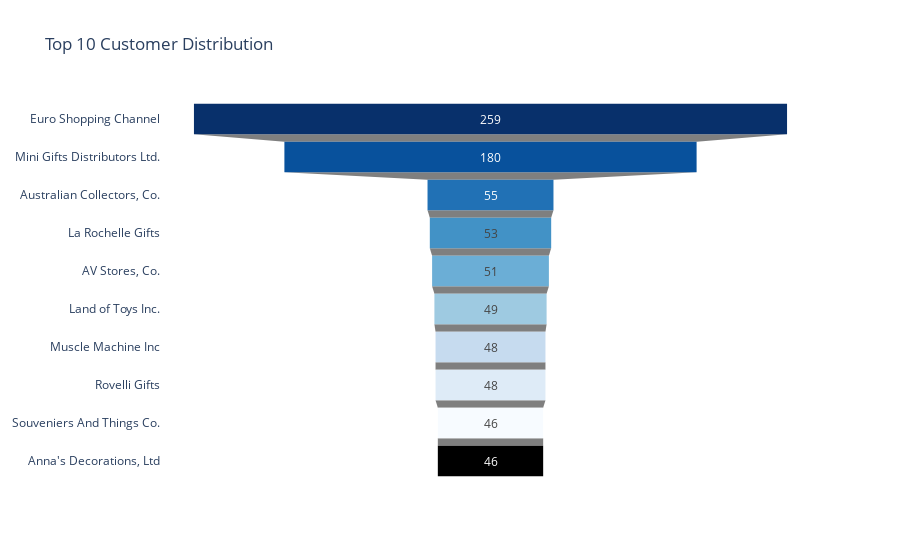

Notebook cell for this chart:
### Code cell
#Top 10 Customer
top10customer = cars_df.sort_values(by="SALES", ascending = False).head(5)
top10customer = cars_df['CUSTOMERNAME'].value_counts()[:10]
fig = go.Figure(go.Funnel(  y=top10customer.index, x=top10customer.values,
    textinfo='value', marker={'color': px.colors.sequential.Blues_r}))
fig.update_layout(title_text='Top 10 Customer Distribution', template='plotly_white')
fig.show()

### Figure 1 — Plotly figure (JSON) as saved in the notebook; plotly's stock layout.template omitted (floating-point values rounded to 4 significant figures)
{"data": [{"marker": {"color": ["rgb(8,48,107)", "rgb(8,81,156)", "rgb(33,113,181)", "rgb(66,146,198)", "rgb(107,174,214)", "rgb(158,202,225)", "rgb(198,219,239)", "rgb(222,235,247)", "rgb(247,251,255)"]}, "textinfo": "value", "type": "funnel", "x": [259, 180, 55, 53, 51, 49, 48, 48, 46, 46], "y": ["Euro Shopping Channel", "Mini Gifts Distributors Ltd.", "Australian Collectors, Co.", "La Rochelle Gifts", "AV Stores, Co.", "Land of Toys Inc.", "Muscle Machine Inc", "Rovelli Gifts", "Souveniers And Things Co.", "Anna's Decorations, Ltd"]}], "layout": {"title": {"text": "Top 10 Customer Distribution"}}}
